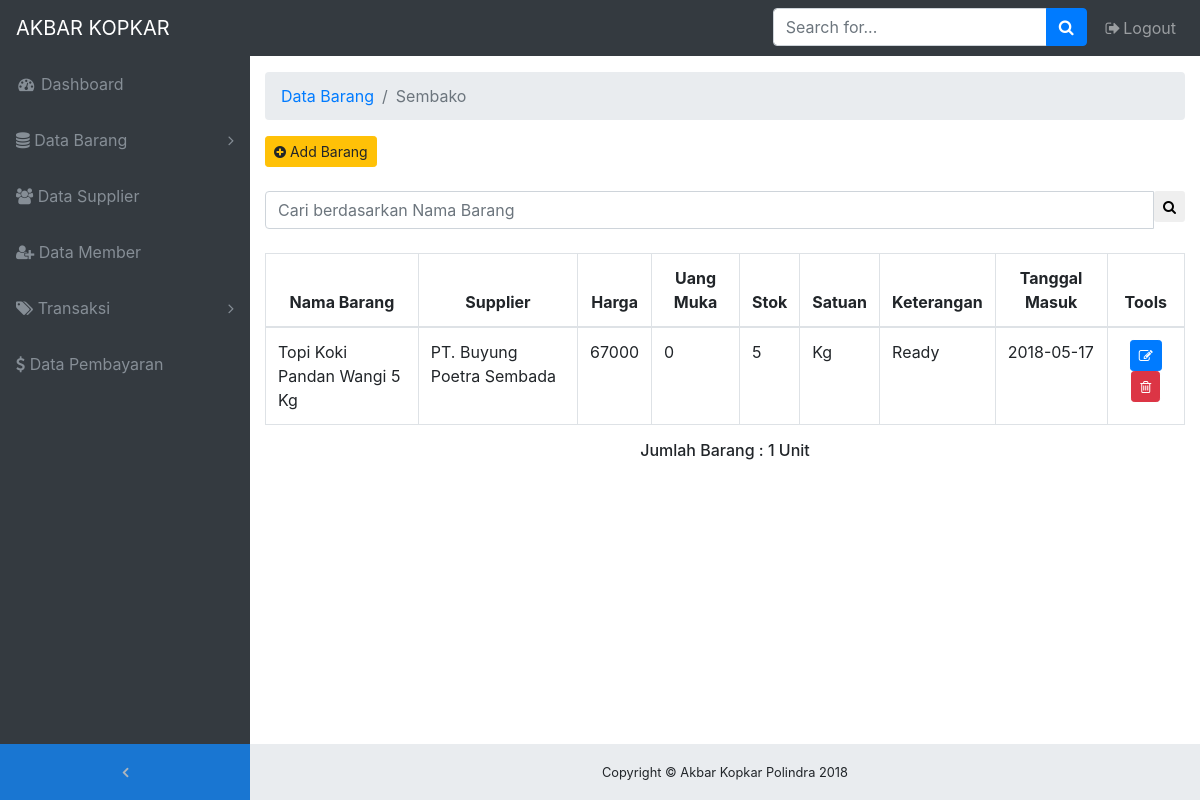
/on-admin/barang-masuk-sembako.php (signed in), run on the app's committed database.
### tables this page shows
CREATE TABLE `barang_sembako` (
  `id_barang` int(11) NOT NULL,
  `nama_barang` varchar(50) NOT NULL,
  `supplier` varchar(50) NOT NULL,
  `harga` int(15) NOT NULL,
  `uang_muka` int(15) NOT NULL,
  `stok` int(5) NOT NULL,
  `satuan` varchar(15) NOT NULL,
  `keterangan` varchar(15) NOT NULL,
  `tgl_masuk` date NOT NULL
);

### on-admin/barang-masuk-sembako.php (the view, shortened to what this page needs)
<!DOCTYPE html>
<html lang="en">
<head>
  <link href="vendor/bootstrap/css/bootstrap.min.css" rel="stylesheet">
  <link href="vendor/font-awesome/css/font-awesome.min.css" rel="stylesheet" type="text/css">
  <link href="vendor/datatables/dataTables.bootstrap4.css" rel="stylesheet">
  <link href="css/sb-admin.css" rel="stylesheet">
</head>
<body class="fixed-nav sticky-footer bg-dark" id="page-top">
  <nav class="navbar navbar-expand-lg navbar-dark bg-dark fixed-top" id="mainNav">
    <a class="navbar-brand" href="index.php">AKBAR KOPKAR</a>
    <div class="collapse navbar-collapse" id="navbarResponsive">
      <ul class="navbar-nav navbar-sidenav" id="exampleAccordion">
        <li class="nav-item" data-toggle="tooltip" data-placement="right" title="Dashboard">
          <a class="nav-link" href="index.php">
            <i class="fa fa-fw fa-dashboard"></i>
            <span class="nav-link-text">Dashboard</span>
          </a>
        </li>
        <li class="nav-item" data-toggle="tooltip" data-placement="right" title="Components">
          <a class="nav-link nav-link-collapse collapsed" data-toggle="collapse" href="#collapseComponents" data-parent="#exampleAccordion">
            <i class="fa fa-database"></i>
            <span class="nav-link-text">Data Barang</span>
          </a>
        </li>
        <li class="nav-item" data-toggle="tooltip" data-placement="right" title="Tables">
          <a class="nav-link" href="supplier.php">
            <i class="fa fa-users"></i>
            <span class="nav-link-text">Data Supplier</span>
          </a>
        </li>
        <li class="nav-item" data-toggle="tooltip" data-placement="right" title="Tables">
          <a class="nav-link" href="member.php">
            <i class="fa fa-user-plus"></i>
            <span class="nav-link-text">Data Member</span>
          </a>
        </li>
        <li class="nav-item" data-toggle="tooltip" data-placement="right" title="Example Pages">
          <a class="nav-link nav-link-collapse collapsed" data-toggle="collapse" href="#collapseExamplePages" data-parent="#exampleAccordion">
            <i class="fa fa-tags"></i>
            <span class="nav-link-text">Transaksi</span>
          </a>
        </li>
        <li class="nav-item" data-toggle="tooltip" data-placement="right" title="Tables">
          <a class="nav-link" href="pembayaran.php">
            <i class="fa fa-dollar"></i>
            <span class="nav-link-text">Data Pembayaran</span>
          </a>
        </li>
      </ul>
      <ul class="navbar-nav sidenav-toggler">
        <li class="nav-item">
          <a class="nav-link text-center" id="sidenavToggler">
            <i class="fa fa-fw fa-angle-left"></i>
          </a>
        </li>
      </ul>
      <ul class="navbar-nav ml-auto">
        <li class="nav-item">
          <form class="form-inline my-2 my-lg-0 mr-lg-2">
            <div class="input-group">
              <input class="form-control" type="text" placeholder="Search for...">
              <span class="input-group-append">
                <button class="btn btn-primary" type="button">
                  <i class="fa fa-search"></i>
                </button>
              </span>
            </div>
          </form>
        </li>
        <li class="nav-item">
          <a class="nav-link" data-toggle="modal" data-target="#exampleModal">
            <i class="fa fa-fw fa-sign-out"></i>Logout</a>
        </li>
      </ul>
    </div>
  </nav>
  <div class="content-wrapper">
    <div class="container-fluid">
      <ol class="breadcrumb">
        <li class="breadcrumb-item">
          <a href="#">Data Barang</a>
        </li>
        <li class="breadcrumb-item active">Sembako</li>
      </ol>
    <section class="content">
    <div class="text-left" style="margin-top: 10px;">
        <a href="input-barang-sembako.php" class="btn btn-sm btn-warning"><i class="fa fa-plus-circle "></i> Add Barang</a>
    </div> <br>
            <form action="barang-masuk-sembako.php" method="POST">
              <div class="input-group">
              <input type='text' class="form-control input-sm pull-left" name='qcari' placeholder='Cari berdasarkan Nama Barang' required />
              <div class="input-group-btn">
              <button class="btn btn-sm btn-default" type="submit"><i class="fa fa-search"></i></button>
              </div>
              </div>
            </form>
                <br>
                  <?php
                  $query1="select * from barang_sembako";
                    $tampil=mysqli_query($con,$query1) or die(mysqli_error());
                    ?>
                  <table id="example" class="table table-hover table-bordered">
                  <thead>
                      <tr>
                        <th><center>Nama Barang</center></th>
                        <th><center>Supplier</center></th>
                        <th><center>Harga</center></th>
                        <th><center>Uang Muka</center></th>
                        <th><center>Stok</center></th>
                        <th><center>Satuan</center></th>
                        <th><center>Keterangan</center></th>
                        <th><center>Tanggal Masuk</center></th>
                        <th><center>Tools</center></th>
                      </tr>
                  </thead>
                     <?php
                    while($data=mysqli_fetch_array($tampil))
                    { ?>
                    <tbody>
                    <tr>
                    <td><?php echo $data['nama_barang'];?></td>
                    <td><?php echo $data['supplier'];?></td>
                    <td><?php echo $data['harga'];?></td>
                    <td><?php echo $data['uang_muka'];?></td>
                    <td><?php echo $data['stok'];?></td>
                    <td><?php echo $data['satuan'];?></td>
                    <td><?php echo $data['keterangan'];?></td>
                    <td><?php echo $data['tgl_masuk'];?></td>
                    <td>
                        <center>
                            <div id="thanks">
                                <a class="btn btn-sm btn-primary" data-placement="bottom" data-toggle="tooltip" title="Edit Barang Sembako" href="edit-barang-sembako.php?hal=edit&kd=<?php echo $data['id_barang'];?>">
                                <span class="fa fa-edit"></span>
                                </a>
                                <a onclick="return confirm ('Yakin hapus <?php echo $data['nama_barang'];?>.?');" class="btn btn-sm btn-danger tooltips" data-placement="bottom" data-toggle="tooltip" title="Hapus Barang" href="hapus-barang-sembako.php?hal=hapus&kd=<?php echo $data['id_barang'];?>"><span class="fa fa-trash-o">
                                </a>
                        </center>
                    </td>
                    </tr>
                 <?php
              }
              ?>
                   </tbody>
                   </table>
                  <?php $tampil=mysqli_query($con,"select * from barang_sembako order by id_barang");
                        $barang=mysqli_num_rows($tampil);
                    ?>
                  <center><h6>Jumlah Barang : <?php echo "$barang"; ?> Unit </h6> </center>
                </section>
    <footer class="sticky-footer">
      <div class="container">
        <div class="text-center">
          <small>Copyright © Akbar Kopkar Polindra 2018</small>
        </div>
      </div>
    </footer>
  </div>
</body>
</html>

### on-admin/css/sb-admin.css (style rules this page uses)
html { position: relative; min-height: 100%; }
body { overflow-x: hidden; }
body.sticky-footer { margin-bottom: 56px; }
body.sticky-footer .content-wrapper { min-height: calc(100vh - 56px - 56px); }
body.fixed-nav { padding-top: 56px; }
.content-wrapper { min-height: calc(100vh - 56px); padding-top: 1rem; }
#mainNav .navbar-collapse { overflow: auto; max-height: 75vh; }
#mainNav .navbar-collapse .navbar-nav .nav-item .nav-link { cursor: pointer; }
#mainNav .navbar-collapse .navbar-sidenav .nav-link-collapse:after { float: right; content: '\f107'; font-family: 'FontAwesome'; }
#mainNav .navbar-collapse .navbar-sidenav .nav-link-collapse.collapsed:after { content: '\f105'; }
#mainNav .navbar-collapse .sidenav-toggler { display: none; }
@media (min-width: 992px) { #mainNav .navbar-brand { width: 250px; } }
@media (min-width: 992px) { #mainNav .navbar-collapse { overflow: visible; max-height: none; } }
@media (min-width: 992px) { #mainNav .navbar-collapse .navbar-sidenav { position: absolute; top: 0; left: 0; -webkit-flex-direction: column; -ms-flex-direction: column; flex-direction: column; margin-top: 56px; } }
@media (min-width: 992px) { #mainNav .navbar-collapse .navbar-sidenav > .nav-item { width: 250px; padding: 0; } }
@media (min-width: 992px) { #mainNav .navbar-collapse .navbar-sidenav > .nav-item > .nav-link { padding: 1em; } }
#mainNav.fixed-top .sidenav-toggler { display: none; }
@media (min-width: 992px) { #mainNav.fixed-top .navbar-sidenav { height: calc(100vh - 112px); } }
@media (min-width: 992px) { #mainNav.fixed-top .sidenav-toggler { position: absolute; top: 0; left: 0; display: flex; -webkit-flex-direction: column; -ms-flex-direction: column; flex-direction: column; margin-top: calc(100vh - 56px); } }
@media (min-width: 992px) { #mainNav.fixed-top .sidenav-toggler > .nav-item { width: 250px; padding: 0; } }
@media (min-width: 992px) { #mainNav.fixed-top .sidenav-toggler > .nav-item > .nav-link { padding: 1em; } }
#mainNav.fixed-top.navbar-dark .sidenav-toggler { background-color: #1976d2; }
#mainNav.fixed-top.navbar-dark .sidenav-toggler a i { color: #adb5bd; }
.content-wrapper { overflow-x: hidden; background: white; }
@media (min-width: 992px) { .content-wrapper { margin-left: 250px; } }
#sidenavToggler i { font-weight: 800; }
#mainNav.navbar-dark .navbar-collapse .navbar-sidenav .nav-link-collapse:after { color: #868e96; }
#mainNav.navbar-dark .navbar-collapse .navbar-sidenav > .nav-item > .nav-link { color: #868e96; }
@media (min-width: 992px) { #mainNav.navbar-dark .navbar-collapse .navbar-sidenav { background: #343a40; } }
footer.sticky-footer { position: absolute; right: 0; bottom: 0; width: 100%; height: 56px; background-color: #e9ecef; line-height: 55px; }
@media (min-width: 992px) { footer.sticky-footer { width: calc(100% - 250px); } }

### data on the page
barang_sembako: nama_barang "Topi Koki Pandan Wangi 5 Kg", supplier "PT. Buyung Poetra Sembada", harga "67000", uang_muka "0", stok "5", satuan "Kg", keterangan "Ready", tgl_masuk "2018-05-17"

### other printed values
$barang "1"
